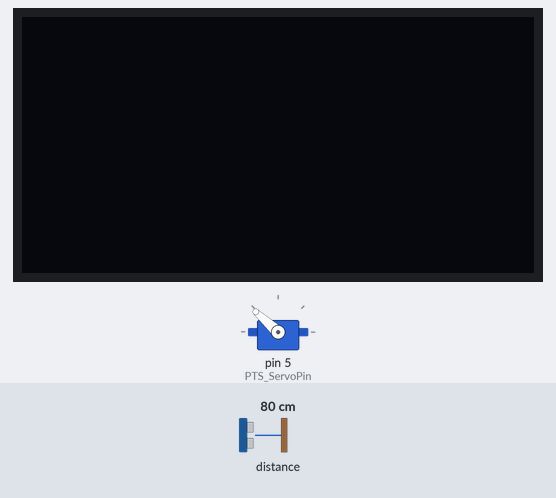
The sketch below on a simulated Arduino Nano, built with avr-gcc and run on an emulated ATmega328P. Parts: servo, 128×64 one-colour display. Inputs (shaded band) come from the test bench; at power-on: distance to the obstacle 80 cm.

Above: at 7.7 s.
7.8 s: distance to the obstacle set to 2 cm
At 9.89 s:
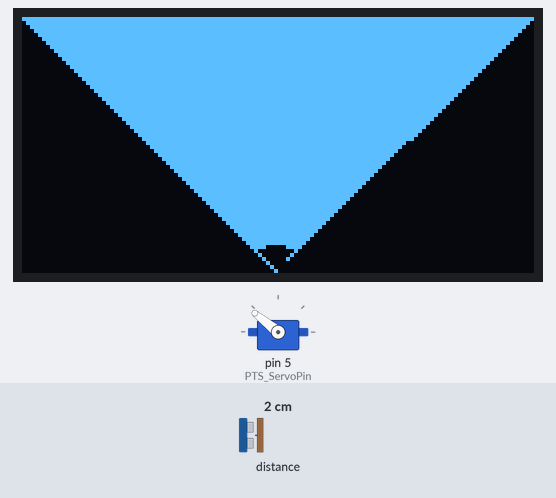
At 10.96 s:
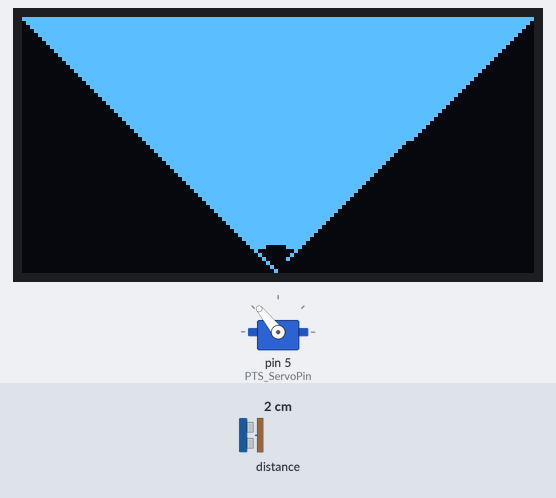
Timing chart, 0 to 16.8 s (numbered marks = the images above; inputs shaded):
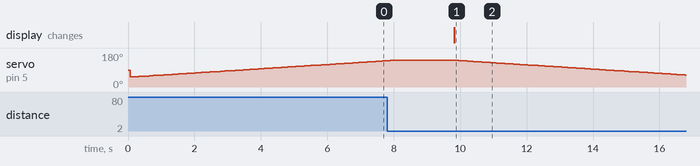

Measured:
- after the input at 7.8 s, the display: changes after 2.0 s (image 1)
- by itself, servo on pin 5 (PTS_ServoPin): rises from 139° to 142° in 0.19 s, then falls to 63° in 8.8 s

The sketch:

LiDAR_v2.ino
```cpp
// (licence header left out)
byte measurement[128] = {
  0,0,0,0,0,0,0,0,0,0,0,0,0,0,0,0,0,0,0,0,0,0,0,0,0,0,0,0,0,0,0,0,0,0,0,0,0,0,0,0,0,0,0,0,0,0,0,0,
  0,0,0,0,0,0,0,0,0,0,0,0,0,0,0,0,0,0,0,0,0,0,0,0,0,0,0,0,0,0,0,0,0,0,0,0,0,0,0,0,0,0,0,0,0,0,0,0,
  0,0,0,0,0,0,0,0,0,0,0,0,0,0,0,0,0,0,0,0,0,0,0,0,0,0,0,0,0,0,0,0}; // array of sensor readings

const byte servoPosition[128] = {
  52,53,53,54,55,56,56,57,58,58,59,60,61,61,62,63,63,64,65,65,66,67,68,68,69,70,70,71,72,73,73,74,
  75,75,76,77,78,78,79,80,80,81,82,82,83,84,85,85,86,87,87,88,89,90,90,91,92,92,93,94,95,95,96,97,
  97,98,99,99,100,101,102,102,103,104,104,105,106,107,107,108,109,109,110,111,112,112,113,114,114,
  115,116,116,117,118,119,119,120,121,121,122,123,124,124,125,126,126,127,128,129,129,130,131,131,
  132,133,133,134,135,136,136,137,138,138,139,140,141,141,142}; // array of sensor positions

boolean servoDirection = 1; // 0 = left     1 = right

byte screenPosition = 0; // start on the left side of the screen

// ---------- SG90 --------------
#include <Servo.h>
#define PTS_ServoMin 52
#define PTS_ServoMax 142
#define PTS_ServoPin 5
Servo servo;

// ---------- OLED --------------
// For the appropriate u8g2 constructor for your OLED screen
// go to https://github.com/olikraus/u8g2/wiki/u8g2setupcpp

#include <U8g2lib.h>
U8G2_SSD1306_128X64_NONAME_1_HW_I2C u8g2(U8G2_R0, SCL, SDA, U8X8_PIN_NONE); // constructor

// math
#include <Math.h>

// ---------- VL53L0X -----------
#include "Adafruit_VL53L0X.h"
Adafruit_VL53L0X lox = Adafruit_VL53L0X();
VL53L0X_RangingMeasurementData_t reading;

void setup() {

  // servo setup
  pinMode(PTS_ServoPin, OUTPUT);
  servo.attach(PTS_ServoPin);

  // OLED setup
  u8g2.begin();

  // VL53L0X setup
  lox.begin();
  lox.rangingTest(&reading, false);

}

void loop() {

  // move servo to next position ==============================================

  if ((screenPosition == 0) && (servoDirection == 0)) { // reached left side
    screenPosition = 1;
    servoDirection = 1;
  } else if ((screenPosition == 127) && (servoDirection == 1)) { // reached right side
    screenPosition = 126;
    servoDirection = 0;
  } else if (servoDirection == 0) { // going left
    screenPosition -= 1;
  } else { // going right
    screenPosition += 1;
  }

  servo.write(servoPosition[screenPosition]);

  // ...while servo moves

  // store previous reading ========================================================
  if (reading.RangeStatus != 4)
    measurement[screenPosition] = reading.RangeMilliMeter;
  else
    measurement[screenPosition] = 255;

  // take next reading =============================================================
  lox.rangingTest(&reading, false);

  if ((screenPosition == 0) || (screenPosition == 127)) { // reached end of sweep, will display

      u8g2.firstPage();
      do {
        for (int i=0; i<128; i++) {
          u8g2.drawLine(
            63+int(63.0*sin(PI/180.0*((float)i-63.0)/64.0*45.0)*(float)measurement[i]/255.0),
            63-int(63.0*cos(PI/180.0*((float)i-63.0)/64.0*45.0)*(float)measurement[i]/255.0),
            i,
            0);
        }
      } while (u8g2.nextPage());

    } else delay(30); // give the servo time to move into position

}
```
